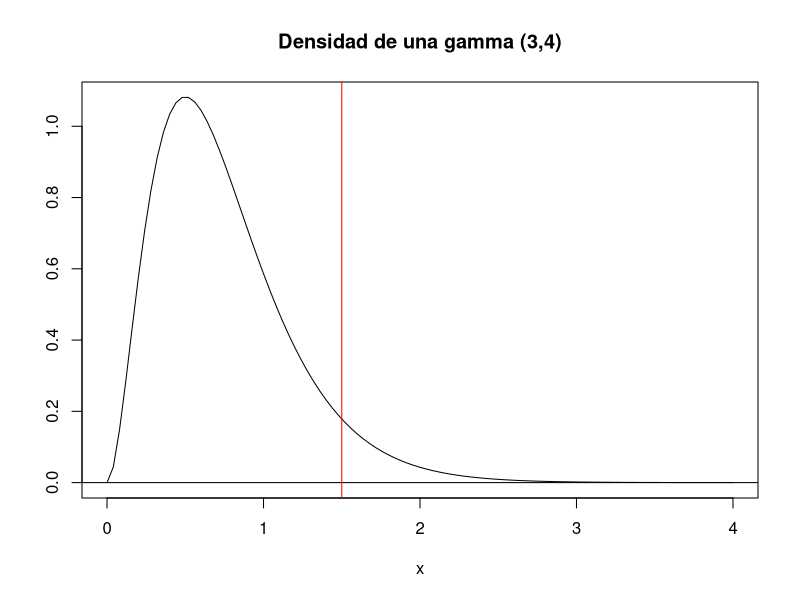
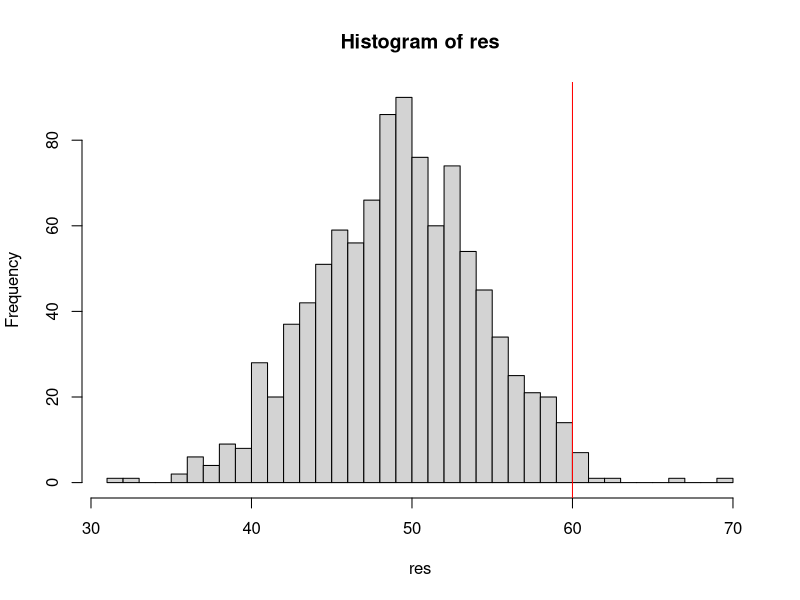
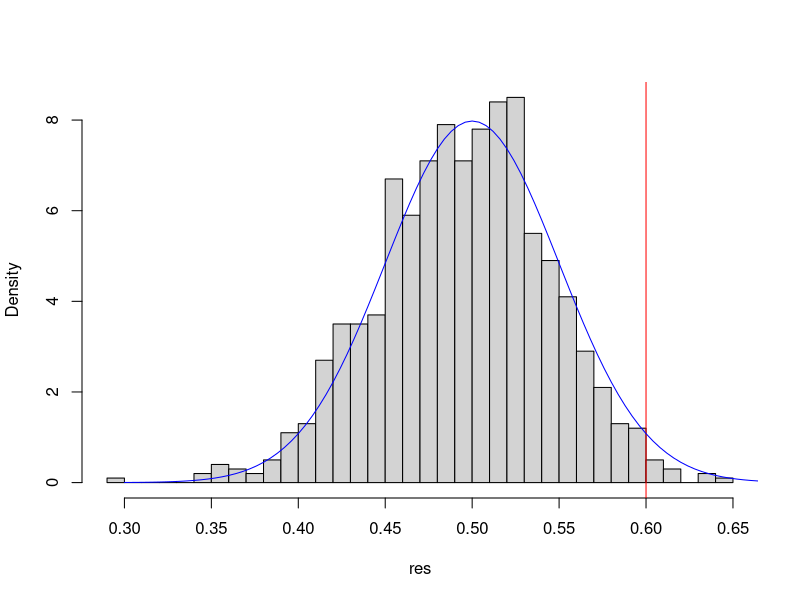

The R script that drew these images, in order:
## ---- chunk 1
mean(sample(1:6, 10000, replace = T) %in% c(2,6))
## ---- chunk 2
foo <- function(x) dgamma(x, 3, 4)
curve(foo, 0, 4, main = "Densidad de una gamma (3,4)", ylab = "")
abline(h = 0)
abline(v = 1.5, col = "red")
## ---- chunk 3
res <- rbinom(1000, 100, 0.5)
hist(res, breaks = 30)
abline(v = 60, col = "red")
## ---- chunk 4
mean(res > 59.5)
## ---- chunk 5
1 - pbinom(59.5, 100, 0.5)
## ---- chunk 6
binom.test(60, 100, 0.5, "greater")
## ---- chunk 7
prop.test(60, 100, p = 0.5, alternative = "greater")
## ---- chunk 8
res <- rbinom(1000, 100, 0.5) / 100   # proporciones
hist(res, breaks = 30, freq = FALSE, main = "")
abline(v = 0.6, col = "red")
curve(dnorm(x, 0.5, 0.5 / 10), from = 0.3, to = 0.7, col = "blue", add = T)
## ---- chunk 9
1 - pnorm(0.6, 0.5, 0.5 / 10)
